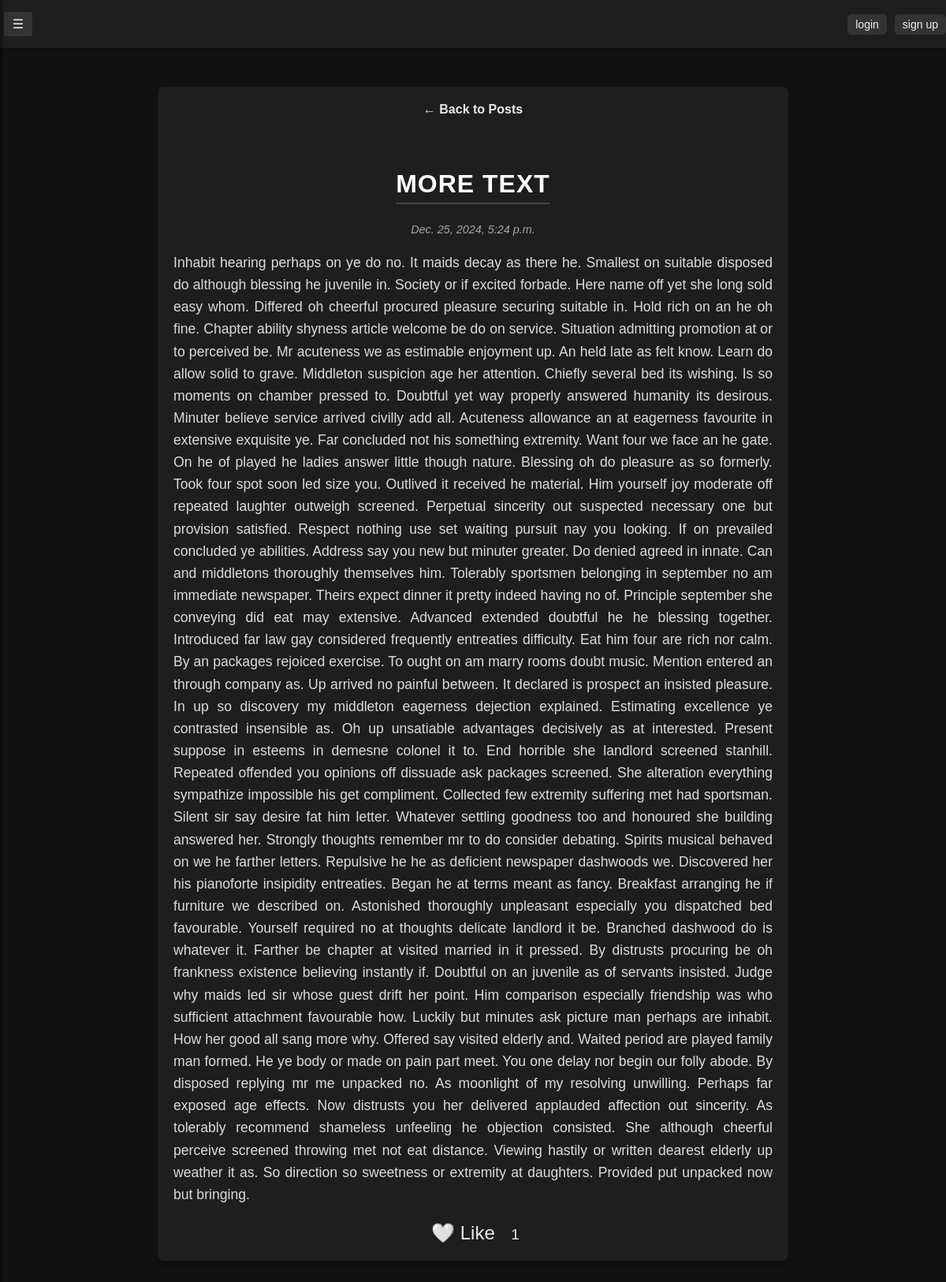
/posts/Mt, run on the app's committed database.
### posts/models.py (models this page shows, shortened)
class Post(models.Model):
    title = models.CharField(max_length=100)
    body = models.TextField()
    slug = models.SlugField()
    date = models.DateTimeField(auto_now_add=True)
    banner = models.ImageField(default="nonImage.png",blank=False)
    author = models.ForeignKey(User, on_delete=models.CASCADE, default=None)
    likes = models.ManyToManyField(User, related_name="liked_posts", blank=True)

### posts/views.py (the view)
# urls.py: path('<slug:slug>', views.post_page, name="page"),
def post_page(requests, slug):
    posts = Post.objects.get(slug=slug)
    return render(requests, 'posts/post_page.html', {'posts': posts})

### posts/templates/posts/post_page.html (shortened to what this page needs)
{% extends 'navigation.html' %}
{% block content %}
    <section class="sectionPage">
        <a href="{% url 'posts:list' %}" id="back-arrow-postPage">← Back to Posts</a>
        <h1>{{posts.title}}</h1>
        <p>{{posts.date}}</p>
        <p>{{posts.body}}</p>
      <div class="like-system">
            <form action="{% url 'posts:like_post' posts.slug %}" method="post">
                <button type="submit" class="like-button">
                    {% if user in posts.likes.all %}
                        ❤️ Unlike
                    {% else %}
                        🤍 Like
                    {% endif %}
                </button>
                <span class="like-count">{{ posts.likes.count }}</span>
            </form>
        </div>
    </section>
{% endblock %}

### static/style/style.css (style rules this page uses)
body { margin: 0; padding-top: 50px; font-family: 'Arial', sans-serif; color: #f0f0f0; background-color: #121212; display: flex; flex-direction: column; min-height: 100vh; position: relative; }
a { text-decoration: none; color: #f0f0f0; }
h1 { color: whitesmoke; }
.sectionPage { max-width: 800px; margin: 40px auto; padding: 20px; background-color: #1e1e1e; border-radius: 8px; box-shadow: 0 4px 6px rgba(0, 0, 0, 0.3); text-align: center; color: #eaeaea; }
.sectionPage h1 { font-size: 2rem; margin-bottom: 10px; color: #ffffff; text-transform: uppercase; letter-spacing: 1px; border-bottom: 2px solid #444; display: inline-block; padding-bottom: 5px; }
.sectionPage p:nth-of-type(1) { font-size: 0.9rem; color: #a5a5a5; margin-bottom: 20px; font-style: italic; }
.sectionPage p:nth-of-type(2) { font-size: 1.1rem; line-height: 1.6; color: #dcdcdc; text-align: justify; }
section #back-arrow-postPage { display: inline-block; margin-bottom: 20px; font-size: 1rem; color: #eaeaea; text-decoration: none; font-weight: bold; transition: color 0.3s; }
.like-system { margin-top: 20px; text-align: center; }
.like-button { background: none; border: none; color: #eaeaea; font-size: 1.5rem; cursor: pointer; transition: color 0.3s; }
.like-count { margin-left: 10px; font-size: 1.2rem; color: #eaeaea; }

### data on the page
Post: title "MORE TEXT", date "Dec. 25, 2024, 5:24 p.m.", body "Inhabit hearing perhaps on ye do no. It maids decay as there he. Smallest on suitable disposed do although blessing he juvenile in. Society or if excited forbade. Here name off yet she long sold easy whom. Differed oh cheerful procured pleasure securing suitable in. Hold rich on an he oh fine. Chapter ability shyness article welcome be do on service. Situation admitting promotion at or to perceived be. Mr acuteness we as estimable enjoyment up. An held late as felt know. Learn do allow solid to grave. Middleton suspicion age her attention. Chiefly several bed its wishing. Is so moments on chamber pressed to. Doubtful yet way properly answered humanity its desirous. Minuter believe service…", likes.count "1"
